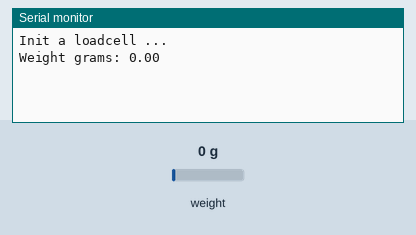
Simulated run of this program. Board: Arduino Uno, built with avr-gcc and run on an emulated ATmega328P. Parts: the last lines printed to the serial monitor. The inputs (shaded band) are chosen by the test bench; at power-on: weight on the scale 0 g.

Above: at 2.2 s.
2.3 s: weight on the scale set to 1250 g
At 3.6 s:
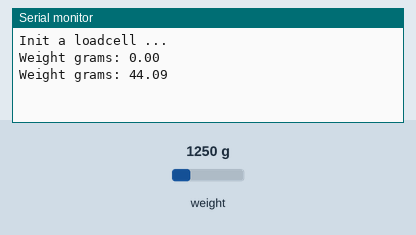
3.8 s: weight on the scale set to 2500 g
At 4.5 s:
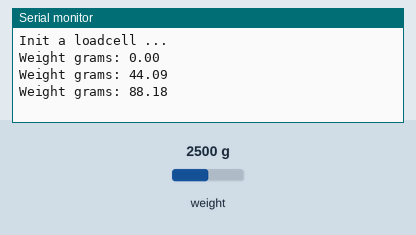
Timing chart, 0 to 6.8 s (numbered marks = the images above; inputs shaded):
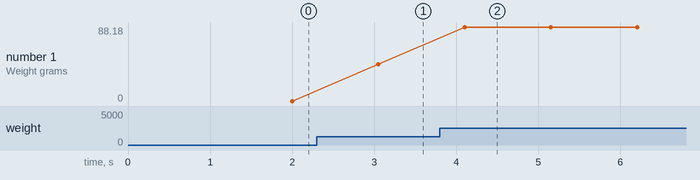

The program:

main.cpp
```cpp
//https://wiki.iarduino.ru/page/hx_711_with_tenzo/
#include "HX711.h"

uint8_t DOUT_PIN = 15;//A1
uint8_t SCK_PIN  = 14;//A0

//float     weight_of_standard = 201;
const float CALIBRATION_FACTOR = 3.80;//3.81
const float CALIBRATION_THRESHOLD = 5.00;//grams
const float CALIBRATION_RATE    = 0.035274;//unces to grams

HX711 scale;

void setup() {
  Serial.begin(9600);
  Serial.println("Init a loadcell ... ");
  scale.begin(DOUT_PIN, SCK_PIN);
  scale.set_scale();
  scale.tare();
  scale.set_scale(CALIBRATION_FACTOR);
}

float getWeight() {
  float ounces = scale.get_units(10);
  float grams = ounces * CALIBRATION_RATE;

  if (grams < CALIBRATION_THRESHOLD) {
    return 0;
  }

  return grams;
}

void loop() {
  Serial.println("Weight grams: " + String(getWeight()));

  delay(50);
}
```

Measured:
- after the input at 2.3 s, the serial monitor: prints a new line after 0.75 s (image 1)
- after the input at 3.8 s, the serial monitor: prints a new line after 0.30 s (image 2)
- plotted number 1: 0 → 44.09 after the input at 2.3 s, 44.09 → 88.18 after the input at 3.8 s
